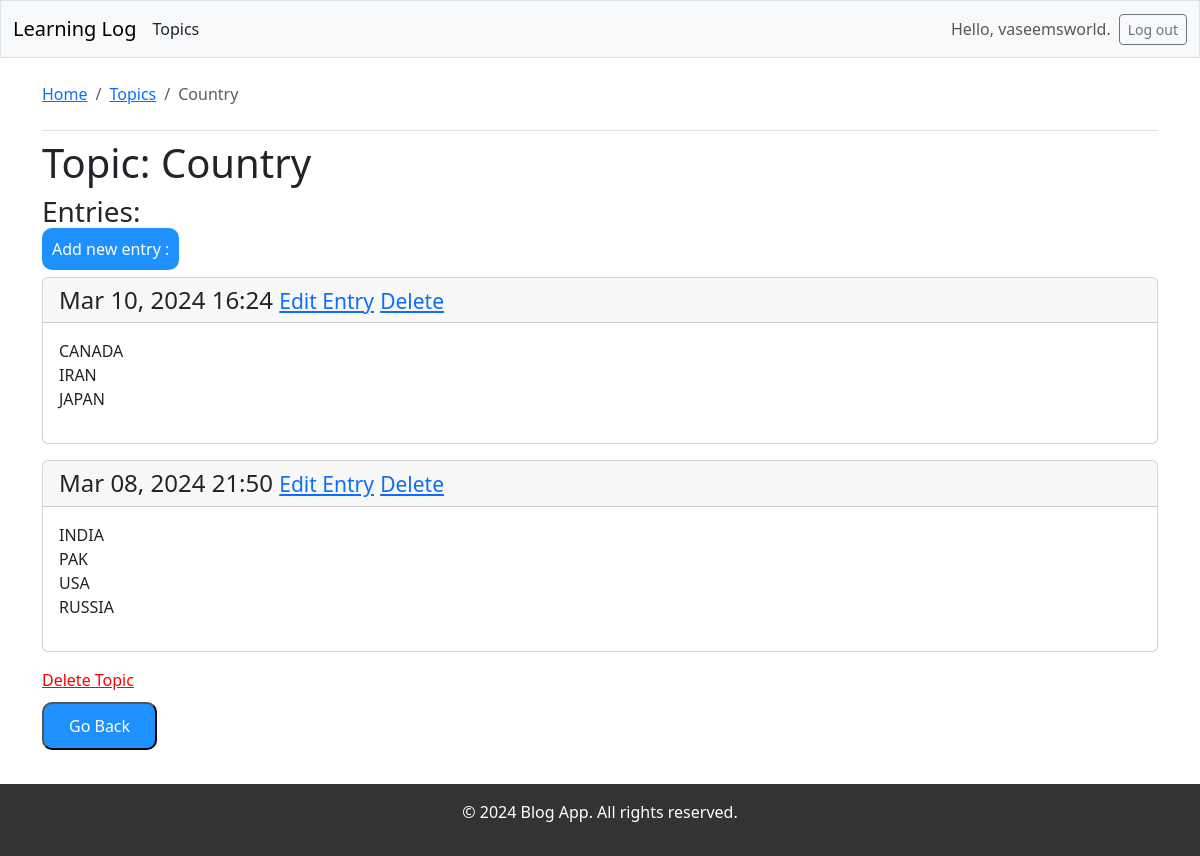
Page /topic/9/ (signed in) on the committed database.
### learning_logs/models.py (models this page shows, shortened)
class Topic(models.Model):
    text = models.CharField(max_length=200)
    date_added = models.DateTimeField(auto_now_add=True)
    owner = models.ForeignKey(User,on_delete=models.CASCADE)

class Entry(models.Model):
    topic = models.ForeignKey(Topic,on_delete=models.CASCADE)
    text = models.TextField()
    date_added = models.DateTimeField(auto_now_add=True)
    class Meta:
        verbose_name_plural = 'entries'

### learning_logs/views.py (the view)
# urls.py: path('topic/<int:topic_id>/',views.topic,name='topic'),
@login_required
def topic(request,topic_id):
    topic = Topic.objects.get(id=topic_id)
    check_owner(request,topic)
    entries = topic.entry_set.order_by('-date_added')
    context = {'topic':topic,'entries':entries}
    return render(request,'learning_logs/topic.html',context)

### learning_logs/views.py (called while the page is built)
def check_owner(request,topic):
    if topic.owner != request.user:
        raise Http404

### learning_logs/templates/learning_logs/topic.html (shortened to what this page needs)
{% extends 'learning_logs/base.html' %}
{% load static %}
{% block page_header %}
<nav aria-label="breadcrumb">
    <ol class="breadcrumb">
        <li class="breadcrumb-item"><a href="/">Home</a></li>
        <li class="breadcrumb-item"><a href="{% url 'learning_logs:topics' %}">Topics</a></li>
        <li class="breadcrumb-item active" aria-current="page">{{ topic.text }}</li>
    </ol>
</nav>
{% endblock page_header %}
{% block content %}
<h1>Topic: {{ topic.text }}</h1>
<h3>Entries:</h3>
<p>
    <a class="newpost" href="{% url 'learning_logs:new_entry' topic.id %}">Add new entry : </a>
</p>
{% for entry in entries %}
<div class="card mb-3">
    <h4 class="card-header">
        {{ entry.date_added | date:'M d, Y H:i'}}
        <small><a href="{% url 'learning_logs:edit_entry' entry.id %}">Edit Entry</a></small>
        <small><a href="{% url 'learning_logs:delete_entry' entry.id %}">Delete</a></small>
    </h4>
    <div class="card-body">{{ entry.text | linebreaks }}</div>
</div>
{% empty %}
    <p>No entries added yet.</p>
{% endfor %}
<a class="deletepost" href="{% url 'learning_logs:delete_topic' topic.id %}">Delete Topic</a><br>
<button class="backbutton" onclick="goBack()">Go Back</button>
{% endblock content %}

### learning_logs/templates/learning_logs/base.html (shortened to what this page needs)
<!DOCTYPE html>
<html lang="en">
<head>
    {% load static %}
    <link rel="stylesheet" href="{% static 'learning_logs/styles.css' %}">
    {% load django_bootstrap5 %}
    {% bootstrap_css %}
<body>
<nav class="navbar navbar-expand-md navbar-light bg-light mb-4 border">
    <div class="container-fluid">
        <a class="navbar-brand" href="{% url 'learning_logs:index' %}">Learning Log</a>
        <a class="nav-link" href="{% url 'learning_logs:topics' %}">Topics</a>
        <div class="collapse navbar-collapse" id="navbarCollapse">
            <ul class="navbar-nav ms-auto mb-2 mb-md-0">
                {% if user.is_authenticated %}
                <li class="nav-item">
                    <span class="navbar-text me-2">Hello, {{ user.username }}.
                    </span></li>
                {% endif %}
            </ul>
            {% if user.is_authenticated %}
            <form action="{% url 'accounts:logout' %}" method='post'>
                <button name='submit' class='btn btn-outline-secondary btn-sm'>
                    Log out
                </button>
            </form>
            {% endif %}
        </div>
    </div>
</nav>
<main class="container">
    <div class="pb-2 mb-2 border-bottom">
        {% block page_header %}{% endblock page_header %}
    </div>
    <div>
        {% block content %} {% endblock content %}
    </div>
</main>
<br>
<footer>
    <p>&copy; 2024 Blog App. All rights reserved.</p>
</footer>
</body>
</html>

### learning_logs/static/learning_logs/styles.css (style rules this page uses)
.newpost { text-decoration: none; border-radius:10px; color: white; background-color: #1e90ff; margin: 10px 0px; padding: 10px; }
.backbutton { text-decoration: none; border-radius: 10px; color: white; background-color: #1e90ff; margin: 10px 0px; padding: 10px 25px; }
.deletepost { color: red; }
footer { background-color: #333; color: #fff; text-align: center; padding: 1em; }

### rows in the picture
Topic: text "Country"
Entry: date_added "Mar 10, 2024 16:24", text "CANADA IRAN JAPAN"
Entry: date_added "Mar 08, 2024 21:50", text "INDIA PAK USA RUSSIA"

### other values in the picture
{{ user.username }} "vaseemsworld"
